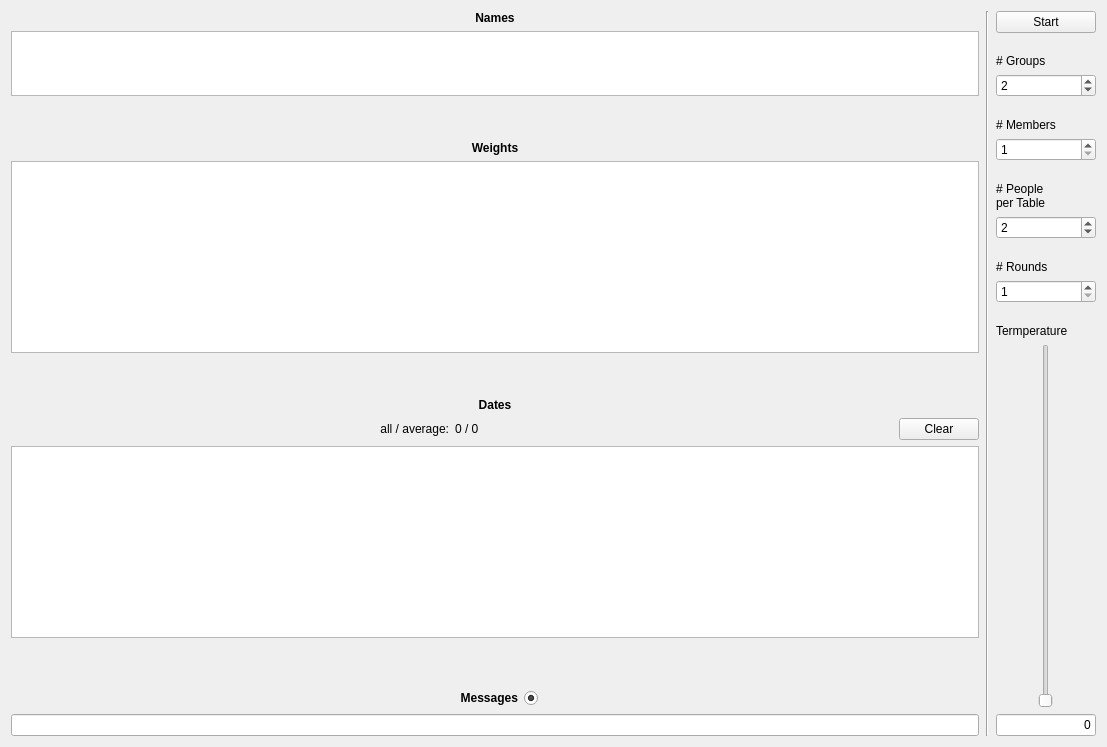
<?xml version="1.0" encoding="UTF-8"?>
<ui version="4.0">
 <class>GroupSpeedDating</class>
 <widget class="QMainWindow" name="GroupSpeedDating">
  <property name="geometry">
   <rect>
    <x>0</x>
    <y>0</y>
    <width>1107</width>
    <height>747</height>
   </rect>
  </property>
  <property name="windowTitle">
   <string>GroupSpeedDating</string>
  </property>
  <widget class="QWidget" name="centralWidget">
   <layout class="QGridLayout" name="gridLayout_2">
    <item row="0" column="0">
     <layout class="QGridLayout" name="gridLayout" columnstretch="1,0,0">
      <item row="0" column="2" rowspan="2">
       <layout class="QVBoxLayout" name="verticalLayout">
        <item>
         <widget class="QPushButton" name="_wStartStop">
          <property name="text">
           <string>Start</string>
          </property>
          <property name="checkable">
           <bool>true</bool>
          </property>
         </widget>
        </item>
        <item>
         <spacer name="verticalSpacer_7">
          <property name="orientation">
           <enum>Qt::Vertical</enum>
          </property>
          <property name="sizeType">
           <enum>QSizePolicy::Preferred</enum>
          </property>
          <property name="sizeHint" stdset="0">
           <size>
            <width>20</width>
            <height>15</height>
           </size>
          </property>
         </spacer>
        </item>
        <item>
         <widget class="QLabel" name="label_2">
          <property name="maximumSize">
           <size>
            <width>100</width>
            <height>32</height>
           </size>
          </property>
          <property name="text">
           <string># Groups</string>
          </property>
         </widget>
        </item>
        <item>
         <widget class="QSpinBox" name="_wGroupN">
          <property name="maximumSize">
           <size>
            <width>100</width>
            <height>16777215</height>
           </size>
          </property>
          <property name="minimum">
           <number>1</number>
          </property>
          <property name="maximum">
           <number>100</number>
          </property>
          <property name="value">
           <number>2</number>
          </property>
         </widget>
        </item>
        <item>
         <spacer name="verticalSpacer">
          <property name="orientation">
           <enum>Qt::Vertical</enum>
          </property>
          <property name="sizeType">
           <enum>QSizePolicy::Preferred</enum>
          </property>
          <property name="sizeHint" stdset="0">
           <size>
            <width>20</width>
            <height>15</height>
           </size>
          </property>
         </spacer>
        </item>
        <item>
         <widget class="QLabel" name="label_3">
          <property name="maximumSize">
           <size>
            <width>100</width>
            <height>32</height>
           </size>
          </property>
          <property name="text">
           <string># Members</string>
          </property>
         </widget>
        </item>
        <item>
         <widget class="QSpinBox" name="_wMemberN">
          <property name="maximumSize">
           <size>
            <width>100</width>
            <height>16777215</height>
           </size>
          </property>
          <property name="minimum">
           <number>1</number>
          </property>
          <property name="maximum">
           <number>100</number>
          </property>
         </widget>
        </item>
        <item>
         <spacer name="verticalSpacer_2">
          <property name="orientation">
           <enum>Qt::Vertical</enum>
          </property>
          <property name="sizeType">
           <enum>QSizePolicy::Preferred</enum>
          </property>
          <property name="sizeHint" stdset="0">
           <size>
            <width>20</width>
            <height>15</height>
           </size>
          </property>
         </spacer>
        </item>
        <item>
         <widget class="QLabel" name="label_4">
          <property name="maximumSize">
           <size>
            <width>100</width>
            <height>32</height>
           </size>
          </property>
          <property name="text">
           <string># People
per Table</string>
          </property>
         </widget>
        </item>
        <item>
         <widget class="QSpinBox" name="_wTableN">
          <property name="maximumSize">
           <size>
            <width>100</width>
            <height>16777215</height>
           </size>
          </property>
          <property name="minimum">
           <number>1</number>
          </property>
          <property name="maximum">
           <number>100</number>
          </property>
          <property name="value">
           <number>2</number>
          </property>
         </widget>
        </item>
        <item>
         <spacer name="verticalSpacer_3">
          <property name="orientation">
           <enum>Qt::Vertical</enum>
          </property>
          <property name="sizeType">
           <enum>QSizePolicy::Preferred</enum>
          </property>
          <property name="sizeHint" stdset="0">
           <size>
            <width>20</width>
            <height>15</height>
           </size>
          </property>
         </spacer>
        </item>
        <item>
         <widget class="QLabel" name="label_5">
          <property name="maximumSize">
           <size>
            <width>100</width>
            <height>32</height>
           </size>
          </property>
          <property name="text">
           <string># Rounds</string>
          </property>
         </widget>
        </item>
        <item>
         <widget class="QSpinBox" name="_wRoundN">
          <property name="maximumSize">
           <size>
            <width>100</width>
            <height>16777215</height>
           </size>
          </property>
          <property name="minimum">
           <number>1</number>
          </property>
         </widget>
        </item>
        <item>
         <spacer name="verticalSpacer_4">
          <property name="orientation">
           <enum>Qt::Vertical</enum>
          </property>
          <property name="sizeType">
           <enum>QSizePolicy::Preferred</enum>
          </property>
          <property name="sizeHint" stdset="0">
           <size>
            <width>20</width>
            <height>15</height>
           </size>
          </property>
         </spacer>
        </item>
        <item>
         <widget class="QLabel" name="label">
          <property name="maximumSize">
           <size>
            <width>100</width>
            <height>16777215</height>
           </size>
          </property>
          <property name="text">
           <string>Termperature</string>
          </property>
         </widget>
        </item>
        <item>
         <layout class="QGridLayout" name="gridLayout_3">
          <item row="1" column="2">
           <spacer name="verticalSpacer_6">
            <property name="orientation">
             <enum>Qt::Vertical</enum>
            </property>
            <property name="sizeType">
             <enum>QSizePolicy::MinimumExpanding</enum>
            </property>
            <property name="sizeHint" stdset="0">
             <size>
              <width>20</width>
              <height>10</height>
             </size>
            </property>
           </spacer>
          </item>
          <item row="0" column="1" rowspan="2">
           <widget class="QSlider" name="_wTemperature">
            <property name="maximumSize">
             <size>
              <width>100</width>
              <height>16777215</height>
             </size>
            </property>
            <property name="maximum">
             <number>1000</number>
            </property>
            <property name="orientation">
             <enum>Qt::Vertical</enum>
            </property>
           </widget>
          </item>
          <item row="1" column="0">
           <spacer name="verticalSpacer_5">
            <property name="orientation">
             <enum>Qt::Vertical</enum>
            </property>
            <property name="sizeHint" stdset="0">
             <size>
              <width>20</width>
              <height>0</height>
             </size>
            </property>
           </spacer>
          </item>
         </layout>
        </item>
        <item>
         <widget class="QLineEdit" name="_wTemperatureValue">
          <property name="maximumSize">
           <size>
            <width>100</width>
            <height>16777215</height>
           </size>
          </property>
          <property name="text">
           <string>0</string>
          </property>
          <property name="alignment">
           <set>Qt::AlignRight|Qt::AlignTrailing|Qt::AlignVCenter</set>
          </property>
         </widget>
        </item>
       </layout>
      </item>
      <item row="0" column="0" rowspan="2">
       <layout class="QVBoxLayout" name="verticalLayout_2">
        <item>
         <widget class="QLabel" name="label_6">
          <property name="maximumSize">
           <size>
            <width>16777215</width>
            <height>20</height>
           </size>
          </property>
          <property name="font">
           <font>
            <weight>75</weight>
            <bold>true</bold>
           </font>
          </property>
          <property name="text">
           <string>Names</string>
          </property>
          <property name="alignment">
           <set>Qt::AlignCenter</set>
          </property>
         </widget>
        </item>
        <item>
         <widget class="QTableWidget" name="_wTableNames">
          <property name="maximumSize">
           <size>
            <width>16777215</width>
            <height>65</height>
           </size>
          </property>
         </widget>
        </item>
        <item>
         <spacer name="verticalSpacer_8">
          <property name="orientation">
           <enum>Qt::Vertical</enum>
          </property>
          <property name="sizeType">
           <enum>QSizePolicy::Preferred</enum>
          </property>
          <property name="sizeHint" stdset="0">
           <size>
            <width>15</width>
            <height>40</height>
           </size>
          </property>
         </spacer>
        </item>
        <item>
         <widget class="QLabel" name="label_7">
          <property name="maximumSize">
           <size>
            <width>16777215</width>
            <height>20</height>
           </size>
          </property>
          <property name="font">
           <font>
            <weight>75</weight>
            <bold>true</bold>
           </font>
          </property>
          <property name="text">
           <string>Weights</string>
          </property>
          <property name="alignment">
           <set>Qt::AlignCenter</set>
          </property>
         </widget>
        </item>
        <item>
         <widget class="QTableWidget" name="_wTableWeights"/>
        </item>
        <item>
         <spacer name="verticalSpacer_9">
          <property name="orientation">
           <enum>Qt::Vertical</enum>
          </property>
          <property name="sizeType">
           <enum>QSizePolicy::Preferred</enum>
          </property>
          <property name="sizeHint" stdset="0">
           <size>
            <width>15</width>
            <height>40</height>
           </size>
          </property>
         </spacer>
        </item>
        <item>
         <widget class="QLabel" name="label_8">
          <property name="maximumSize">
           <size>
            <width>16777215</width>
            <height>20</height>
           </size>
          </property>
          <property name="font">
           <font>
            <weight>75</weight>
            <bold>true</bold>
           </font>
          </property>
          <property name="text">
           <string>Dates</string>
          </property>
          <property name="alignment">
           <set>Qt::AlignCenter</set>
          </property>
         </widget>
        </item>
        <item>
         <layout class="QHBoxLayout" name="horizontalLayout">
          <item>
           <widget class="QLabel" name="label_10">
            <property name="text">
             <string>all / average:</string>
            </property>
            <property name="alignment">
             <set>Qt::AlignRight|Qt::AlignTrailing|Qt::AlignVCenter</set>
            </property>
           </widget>
          </item>
          <item>
           <widget class="QLabel" name="_wScore">
            <property name="text">
             <string>0 / 0</string>
            </property>
           </widget>
          </item>
          <item>
           <widget class="QPushButton" name="_wClearDates">
            <property name="maximumSize">
             <size>
              <width>80</width>
              <height>16777215</height>
             </size>
            </property>
            <property name="text">
             <string>Clear</string>
            </property>
           </widget>
          </item>
         </layout>
        </item>
        <item>
         <widget class="QTableWidget" name="_wTableDates"/>
        </item>
        <item>
         <spacer name="verticalSpacer_10">
          <property name="orientation">
           <enum>Qt::Vertical</enum>
          </property>
          <property name="sizeType">
           <enum>QSizePolicy::Preferred</enum>
          </property>
          <property name="sizeHint" stdset="0">
           <size>
            <width>15</width>
            <height>40</height>
           </size>
          </property>
         </spacer>
        </item>
        <item>
         <layout class="QHBoxLayout" name="horizontalLayout_2">
          <property name="leftMargin">
           <number>3</number>
          </property>
          <property name="topMargin">
           <number>5</number>
          </property>
          <item>
           <spacer name="horizontalSpacer">
            <property name="orientation">
             <enum>Qt::Horizontal</enum>
            </property>
            <property name="sizeHint" stdset="0">
             <size>
              <width>40</width>
              <height>20</height>
             </size>
            </property>
           </spacer>
          </item>
          <item>
           <widget class="QRadioButton" name="_wMessageButton">
            <property name="font">
             <font>
              <weight>75</weight>
              <bold>true</bold>
             </font>
            </property>
            <property name="layoutDirection">
             <enum>Qt::RightToLeft</enum>
            </property>
            <property name="text">
             <string>Messages</string>
            </property>
            <property name="checked">
             <bool>true</bool>
            </property>
           </widget>
          </item>
          <item>
           <spacer name="horizontalSpacer_2">
            <property name="orientation">
             <enum>Qt::Horizontal</enum>
            </property>
            <property name="sizeHint" stdset="0">
             <size>
              <width>40</width>
              <height>20</height>
             </size>
            </property>
           </spacer>
          </item>
         </layout>
        </item>
        <item>
         <widget class="QLineEdit" name="_wMessages">
          <property name="readOnly">
           <bool>true</bool>
          </property>
         </widget>
        </item>
       </layout>
      </item>
      <item row="0" column="1" rowspan="2">
       <widget class="Line" name="line">
        <property name="minimumSize">
         <size>
          <width>5</width>
          <height>0</height>
         </size>
        </property>
        <property name="orientation">
         <enum>Qt::Vertical</enum>
        </property>
       </widget>
      </item>
     </layout>
    </item>
   </layout>
  </widget>
 </widget>
 <layoutdefault spacing="6" margin="11"/>
 <resources/>
 <connections>
  <connection>
   <sender>_wTemperature</sender>
   <signal>valueChanged(int)</signal>
   <receiver>GroupSpeedDating</receiver>
   <slot>temperature_changed(int)</slot>
   <hints>
    <hint type="sourcelabel">
     <x>1057</x>
     <y>514</y>
    </hint>
    <hint type="destinationlabel">
     <x>432</x>
     <y>599</y>
    </hint>
   </hints>
  </connection>
  <connection>
   <sender>_wTableN</sender>
   <signal>valueChanged(int)</signal>
   <receiver>GroupSpeedDating</receiver>
   <slot>update_table()</slot>
   <hints>
    <hint type="sourcelabel">
     <x>1093</x>
     <y>256</y>
    </hint>
    <hint type="destinationlabel">
     <x>904</x>
     <y>620</y>
    </hint>
   </hints>
  </connection>
  <connection>
   <sender>_wMemberN</sender>
   <signal>valueChanged(int)</signal>
   <receiver>GroupSpeedDating</receiver>
   <slot>update_table()</slot>
   <hints>
    <hint type="sourcelabel">
     <x>1093</x>
     <y>172</y>
    </hint>
    <hint type="destinationlabel">
     <x>959</x>
     <y>609</y>
    </hint>
   </hints>
  </connection>
  <connection>
   <sender>_wGroupN</sender>
   <signal>valueChanged(int)</signal>
   <receiver>GroupSpeedDating</receiver>
   <slot>update_table()</slot>
   <hints>
    <hint type="sourcelabel">
     <x>1093</x>
     <y>102</y>
    </hint>
    <hint type="destinationlabel">
     <x>1026</x>
     <y>637</y>
    </hint>
   </hints>
  </connection>
  <connection>
   <sender>_wRoundN</sender>
   <signal>valueChanged(int)</signal>
   <receiver>GroupSpeedDating</receiver>
   <slot>update_table()</slot>
   <hints>
    <hint type="sourcelabel">
     <x>1093</x>
     <y>326</y>
    </hint>
    <hint type="destinationlabel">
     <x>865</x>
     <y>696</y>
    </hint>
   </hints>
  </connection>
  <connection>
   <sender>_wTableWeights</sender>
   <signal>cellChanged(int,int)</signal>
   <receiver>GroupSpeedDating</receiver>
   <slot>weight_changed(int,int)</slot>
   <hints>
    <hint type="sourcelabel">
     <x>845</x>
     <y>234</y>
    </hint>
    <hint type="destinationlabel">
     <x>795</x>
     <y>645</y>
    </hint>
   </hints>
  </connection>
  <connection>
   <sender>_wTableNames</sender>
   <signal>cellChanged(int,int)</signal>
   <receiver>GroupSpeedDating</receiver>
   <slot>name_changed(int,int)</slot>
   <hints>
    <hint type="sourcelabel">
     <x>652</x>
     <y>69</y>
    </hint>
    <hint type="destinationlabel">
     <x>605</x>
     <y>606</y>
    </hint>
   </hints>
  </connection>
  <connection>
   <sender>_wStartStop</sender>
   <signal>toggled(bool)</signal>
   <receiver>GroupSpeedDating</receiver>
   <slot>start_stop(bool)</slot>
   <hints>
    <hint type="sourcelabel">
     <x>1047</x>
     <y>24</y>
    </hint>
    <hint type="destinationlabel">
     <x>988</x>
     <y>593</y>
    </hint>
   </hints>
  </connection>
  <connection>
   <sender>_wClearDates</sender>
   <signal>clicked()</signal>
   <receiver>GroupSpeedDating</receiver>
   <slot>clear_dates()</slot>
   <hints>
    <hint type="sourcelabel">
     <x>975</x>
     <y>440</y>
    </hint>
    <hint type="destinationlabel">
     <x>910</x>
     <y>785</y>
    </hint>
   </hints>
  </connection>
  <connection>
   <sender>_wMessageButton</sender>
   <signal>toggled(bool)</signal>
   <receiver>GroupSpeedDating</receiver>
   <slot>messages_toggled(bool)</slot>
   <hints>
    <hint type="sourcelabel">
     <x>506</x>
     <y>698</y>
    </hint>
    <hint type="destinationlabel">
     <x>526</x>
     <y>786</y>
    </hint>
   </hints>
  </connection>
 </connections>
 <slots>
  <slot>temperature_changed(int)</slot>
  <slot>update_table()</slot>
  <slot>weight_changed(int,int)</slot>
  <slot>name_changed(int,int)</slot>
  <slot>start_stop(bool)</slot>
  <slot>clear_dates()</slot>
  <slot>messages_toggled(bool)</slot>
 </slots>
</ui>
